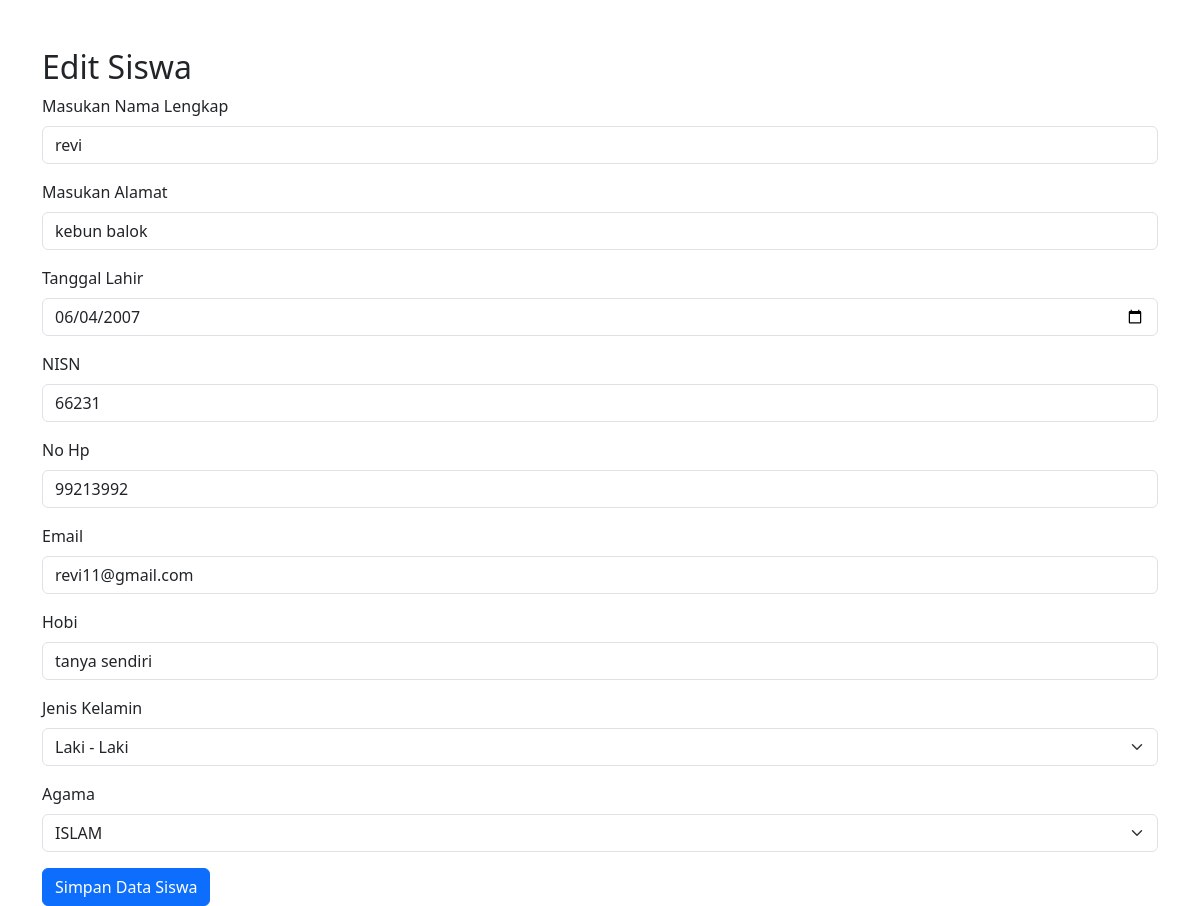
Screenshot of /edit.php?id=6 with the database file from the repository.
### tables this page shows
CREATE TABLE `data_siswa` (
  `id_siswa` int(11) NOT NULL,
  `nama` varchar(30) NOT NULL,
  `alamat` varchar(100) NOT NULL,
  `tanggal_lahir` varchar(30) NOT NULL,
  `nisn` int(11) NOT NULL,
  `no_hp` int(11) NOT NULL,
  `email` varchar(50) NOT NULL,
  `hobi` varchar(20) NOT NULL,
  `jenis_kelamin` varchar(30) NOT NULL,
  `agama` varchar(20) NOT NULL
);

### edit.php (the view, shortened to what this page needs)
<!DOCTYPE html>
<html lang="en">
<head>
    <link href="https://cdn.jsdelivr.net/npm/bootstrap@5.3.3/dist/css/bootstrap.min.css" rel="stylesheet">
</head>
<body>
<div class="container mt-5">
    <h2>Edit Siswa</h2>
    <?php
    include 'koneksi.php';
    $id = $_GET['id'];
    $tampil = mysqli_query($koneksi, "SELECT * FROM data_siswa WHERE id_siswa = '$id'");
    $v = mysqli_fetch_array($tampil);
    ?>
    <form action="act.php" method="post">
        <div class="mb-3">
            <label for="nama" class="form-label">Masukan Nama Lengkap</label>
            <input type="text" class="form-control" name="nama" id="nama" value="<?= $v['nama']; ?>" required>
        </div>
        <div class="mb-3">
            <label for="alamat" class="form-label">Masukan Alamat</label>
            <input type="text" class="form-control" name="alamat" id="alamat" value="<?= $v['alamat']; ?>" required>
        </div>
        <div class="mb-3">
            <label for="tanggal_lahir" class="form-label">Tanggal Lahir</label>
            <input type="date" class="form-control" name="tanggal_lahir" id="tanggal_lahir" value="<?= $v['tanggal_lahir']; ?>" required>
        </div>
        <div class="mb-3">
            <label for="nisn" class="form-label">NISN</label>
            <input type="number" class="form-control" name="nisn" id="nisn" value="<?= $v['nisn']; ?>" required>
        </div>
        <div class="mb-3">
            <label for="no_hp" class="form-label">No Hp</label>
            <input type="number" class="form-control" name="no_hp" id="no_hp" value="<?= $v['no_hp']; ?>" required>
        </div>
        <div class="mb-3">
            <label for="email" class="form-label">Email</label>
            <input type="email" class="form-control" name="email" id="email" value="<?= $v['email']; ?>" required>
        </div>
        <div class="mb-3">
            <label for="hobi" class="form-label">Hobi</label>
            <input type="text" class="form-control" name="hobi" id="hobi" value="<?= $v['hobi']; ?>" required>
        </div>
        <div class="mb-3">
            <label for="jenis_kelamin" class="form-label">Jenis Kelamin</label>
            <select class="form-select" name="jenis_kelamin" id="jenis_kelamin" required>
                <option value="Laki - Laki" <?= $v['jenis_kelamin'] == 'Laki - Laki' ? 'selected' : ''; ?>>Laki - Laki</option>
            </select>
        </div>
        <div class="mb-3">
            <label for="agama" class="form-label">Agama</label>
            <select class="form-select" name="agama" id="agama" required>
                <option value="ISLAM" <?= $v['agama'] == 'ISLAM' ? 'selected' : ''; ?>>ISLAM</option>
            </select>
        </div>
        <button type="submit" class="btn btn-primary">Simpan Data Siswa</button>
    </form>
</div>
</body>
</html>

### rows the page displays
data_siswa: nama "revi", alamat "kebun balok", tanggal_lahir "06/04/2007", nisn "66231", no_hp "99213992", email "revi11@gmail.com", hobi "tanya sendiri", jenis_kelamin "Laki - Laki", agama "ISLAM"
